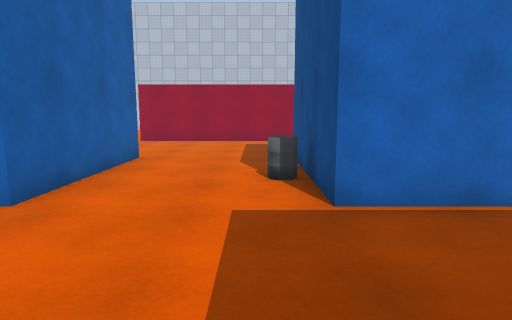
[1] (above)

24 first-person views from a walk through a scene from a Unity 3-D project. The camera is 1.4 m above the floor, tilts 8° down and sees 75° across. The floor is counted in squares, 1 m on a side. Each view is taken from the middle of a square. On the plan, view 1 faces up. The plan holds only what a view shows up to about 15 squares ahead; the rest is blank. The place goes on beyond the plan. The player character is not drawn. Surface patterns are stand-ins for the level's own textures.

[2]
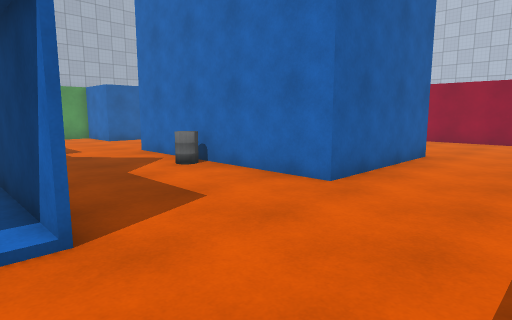

[3]
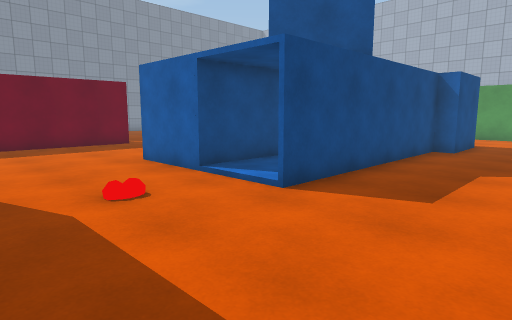

[4]
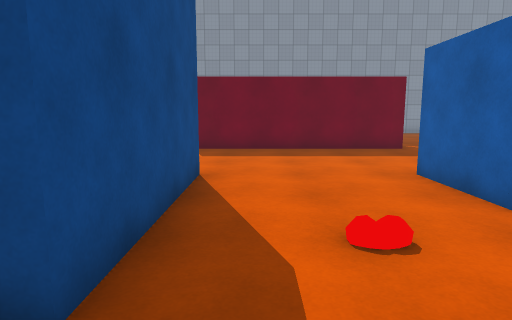

[5]
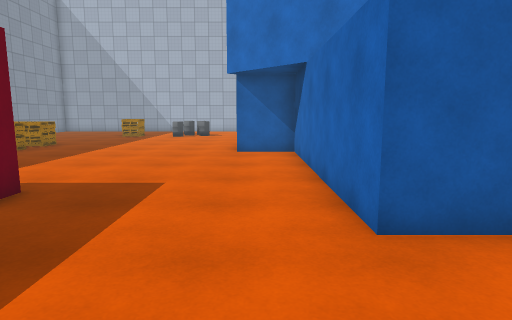

[6]
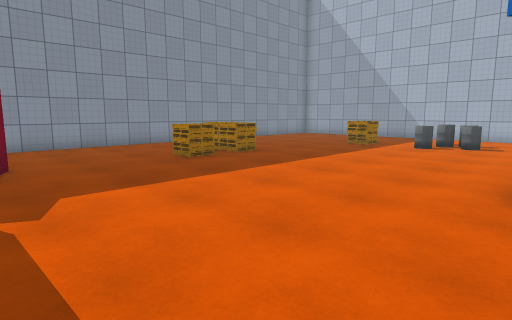

[7]
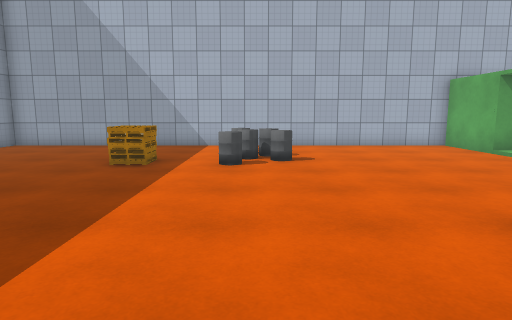

[8]
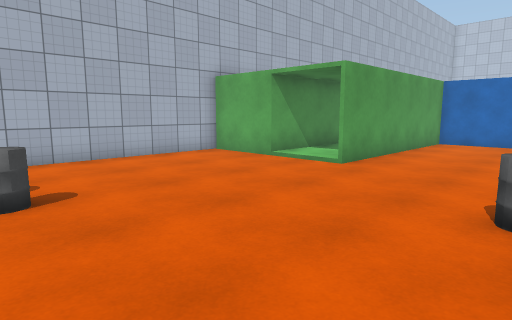

[9]
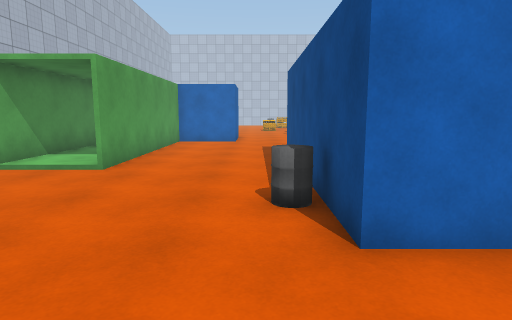

[10]
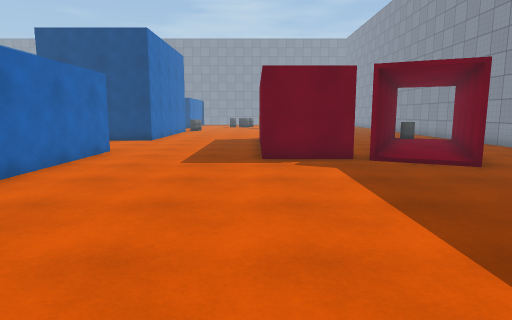

[11]
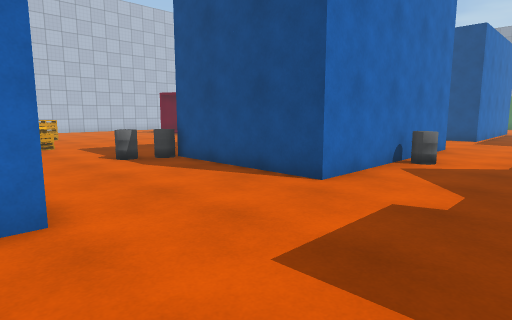

[12]
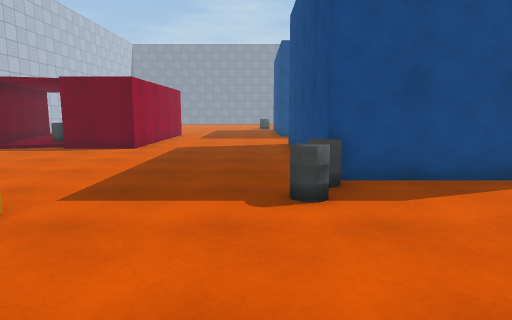

[13]
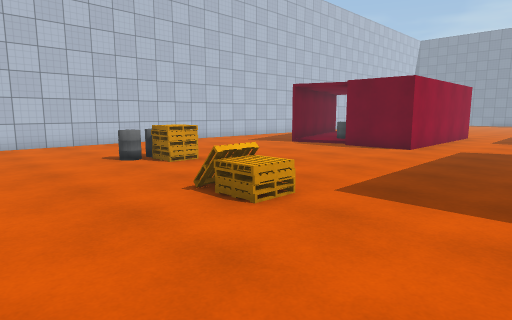

[14]
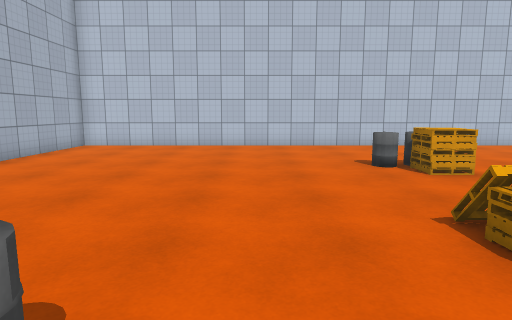

[15]
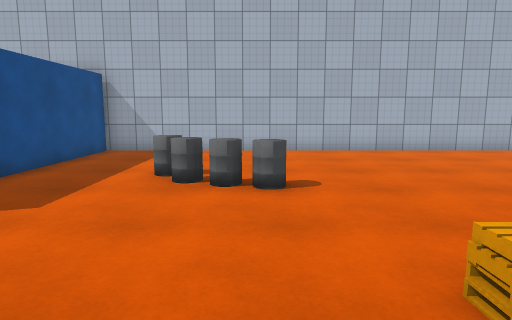

[16]
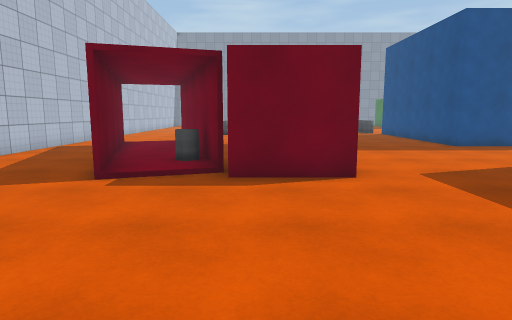

[17]
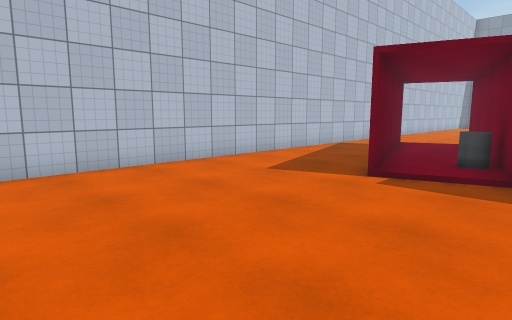

[18]
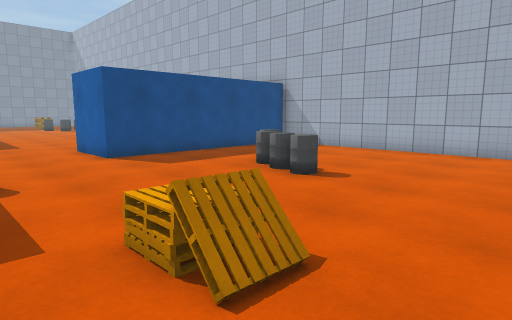

[19]
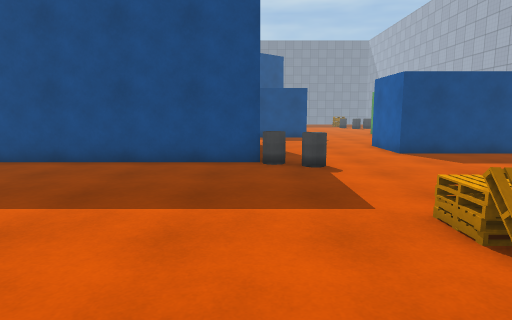

[20]
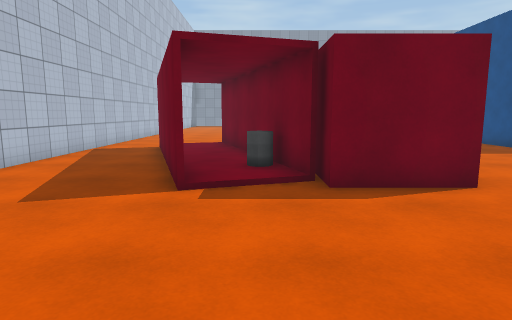

[21]
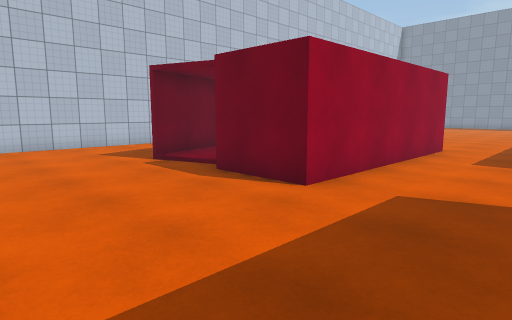

[22]
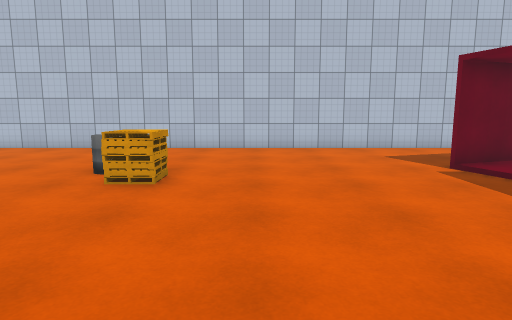

[23]
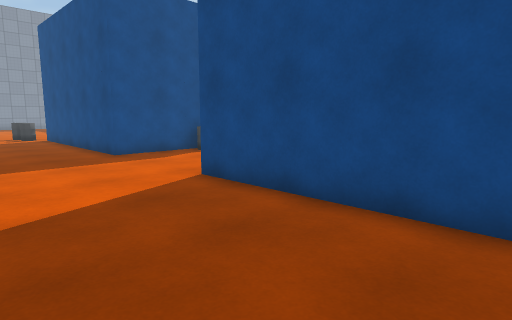

[24]
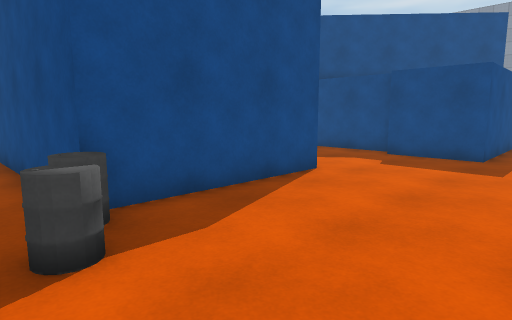

### Floor plan
Key: @ floor where view 1 was taken; # wall or solid block; . main floor; : floor 0.25 m higher than the main floor; / step, stairs or slope; C container; B barrel; O other object.
Columns run from 26 left of view 1 to 4 right of it. Each row starts with its distance up from view 1.
 28 ##############################
 27 #.............................
 26 #.............................
 25 #..........................CC
 24 #.......................CCC
 23 #...................CCCC
 22 #..........BBB......C     CCCC
 21 #...........OO....... BCCCC
 20 #....................CC....
 19 #...................C
 18 #...................C
 17 #..........O........CCCCCCCCC..
 16 #..........O...................
 15 #..............................
 14 #.....BB.....................
 13 #.....BB.......................
 12 #....BB........................
 11 #...........BBB................
 10 #.............BCCCCCCCC....CCCC
  9 #.............C       C....C
  8 #CCCCCCCCC....C       C....C
  7          C....C       C...BB
  6       CCCC....C       C....C
  5       C.......CCCCBCCCC....CCCC
  4       C...........B...........
  3    C  C.......................
  2    C  C......................
  1    C  C....CCCC.............
  0    C  C....C  CCCCCCCCC...@CC
 -1    C  C....C          :....C
 -2    C  C....C          :....C
 -3 #CCC//C....C   CCC  CCC....C
 -4 #..........C  CC  C   C....C
 -5 #..........C  CCCCCCCCC....C
 -6 #.........BB  C.............
 -7 #..........C  C.............
 -8 #..........CCCC..............
 -9 #............................
-10 # ..BB.......................
-11 #  OBB...............CCCCCCCC
-12 #  O..B.............C
-13 #...................C
-14 #....OO.............C
-15 #..  OO.............CCC..
-16 #  ........OOOO..../  CCC.
-17 #..........OOOO....CC   CC
-18 #......    OO.......CCC
-19 #.....       ...... ..CCC
-20 #...         ......   ..CC
-21 #..          ......    ...

Positions as (right, up) in squares from view 1, and headings:
1: (0, 0), facing up
2: (0, -1), facing up-left
3: (1, 4), facing down-left
4: (0, 2), facing down
5: (0, -7), facing left
6: (-6, -7), facing down-left
7: (-11, -11), facing left
8: (-15, -11), facing up-left
9: (-16, -11), facing up
10: (-16, -11), facing right
11: (-18, 1), facing up-right
12: (-19, 12), facing right
13: (-19, 12), facing up-right
14: (-18, 13), facing up
15: (-13, 14), facing left
16: (-13, 19), facing right
17: (-13, 19), facing up-right
18: (-13, 19), facing down-left
19: (-12, 20), facing down
20: (-12, 21), facing right
21: (-11, 13), facing up-right
22: (-11, 14), facing up
23: (-10, 15), facing down-right
24: (-17, 12), facing down-right
